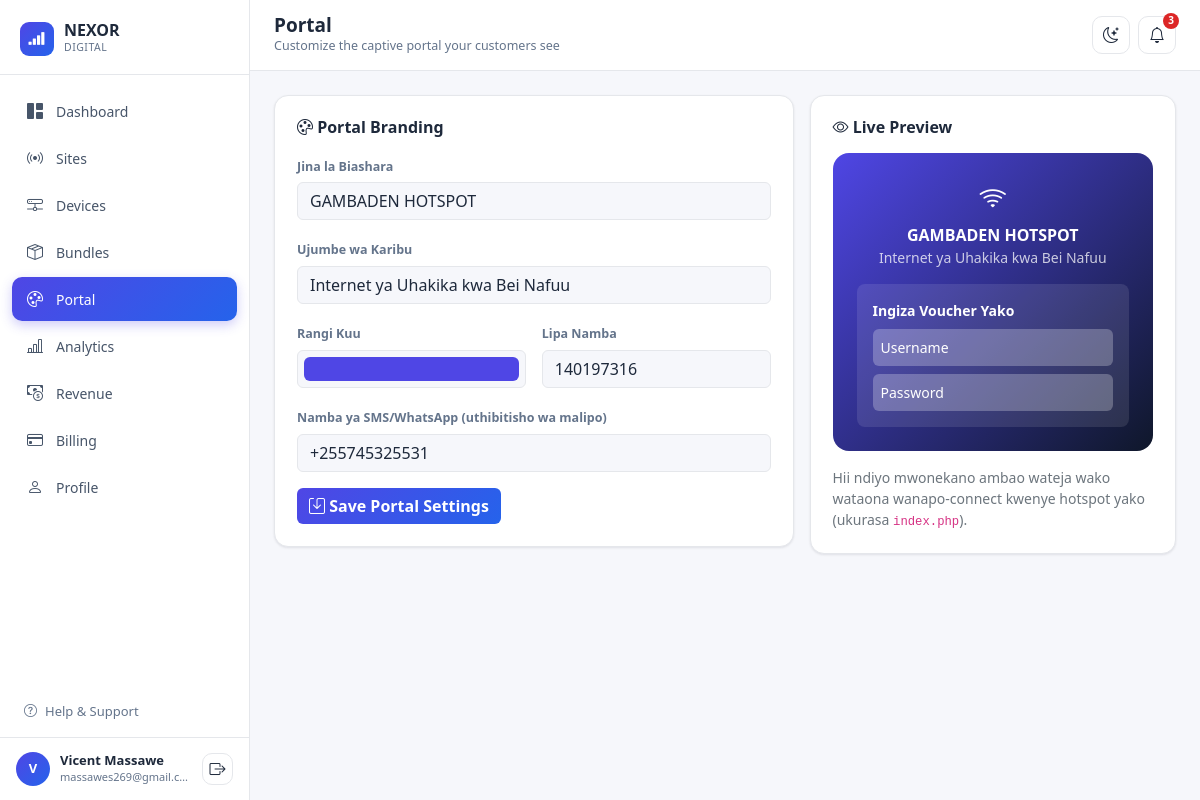
Screenshot of /admin.php?page=portal (signed in) with the database file from the repository.
### tables this page shows
CREATE TABLE IF NOT EXISTS users (
  id             INT AUTO_INCREMENT PRIMARY KEY,
  username       VARCHAR(50)  NOT NULL UNIQUE,
  password_hash  VARCHAR(255) NOT NULL,
  first_name     VARCHAR(100) NOT NULL DEFAULT '',
  last_name      VARCHAR(100) NOT NULL DEFAULT '',
  email          VARCHAR(150) NOT NULL,
  phone          VARCHAR(30)  DEFAULT '',
  account_type   VARCHAR(50)  DEFAULT 'Customer Account',
  member_since   DATE         DEFAULT NULL,
  bank_name      VARCHAR(50)  DEFAULT '',
  account_number VARCHAR(50)  DEFAULT '',
  plan           VARCHAR(50)  DEFAULT 'Free',
  plan_price     INT          DEFAULT 0,
  billing_cycle  VARCHAR(20)  DEFAULT 'Monthly',
  next_renewal   DATE         DEFAULT NULL,
  created_at     TIMESTAMP    DEFAULT CURRENT_TIMESTAMP
);

CREATE TABLE IF NOT EXISTS portal_settings (
  id            INT PRIMARY KEY DEFAULT 1,
  business_name VARCHAR(150) DEFAULT 'GAMBADEN HOTSPOT',
  welcome_text  VARCHAR(255) DEFAULT 'Internet ya Uhakika kwa Bei Nafuu',
  primary_color VARCHAR(10)  DEFAULT '#4f46e5',
  lipa_number   VARCHAR(30)  DEFAULT '140197316',
  contact_phone VARCHAR(30)  DEFAULT '+255745325531'
);

### admin.php (called while the page is built, shortened)
<?php
require __DIR__ . '/includes/config.php';
$page = $_GET['page'] ?? 'dashboard';
$data = load_app_data();
require __DIR__ . '/includes/layout_top.php';
require __DIR__ . "/pages/{$page}.php";
require __DIR__ . '/includes/layout_bottom.php';

### includes/config.php (called while the page is built, shortened)
<?php
function current_user_id(): int {
    return (int) ($_SESSION['user_id'] ?? 1);
}
function load_app_data(): array {
    $pdo = db();
    $userId = current_user_id();
    $profile = $pdo->prepare('SELECT * FROM users WHERE id = ?');
    $profile->execute([$userId]);
    $user = $profile->fetch() ?: [];
    $sites = $pdo->query(
        'SELECT s.*, COUNT(d.id) AS device_count
           FROM sites s
           LEFT JOIN devices d ON d.site_id = s.id
          GROUP BY s.id
          ORDER BY s.id'
    )->fetchAll();
    $devices = $pdo->query('SELECT * FROM devices ORDER BY id')->fetchAll();
    $bundles = $pdo->query(
        "SELECT b.*,
                COALESCE(m.qty, 0) AS sales_month,
                COALESCE(m.revenue, 0) AS revenue_month
           FROM bundles b
           LEFT JOIN (
                SELECT bundle_id, SUM(quantity) AS qty, SUM(amount) AS revenue
                  FROM sales
                 WHERE YEAR(sold_at) = YEAR(CURDATE()) AND MONTH(sold_at) = MONTH(CURDATE())
                 GROUP BY bundle_id
           ) m ON m.bundle_id = b.id
          ORDER BY b.id"
    )->fetchAll();
    $invoices = $pdo->query('SELECT * FROM billing_invoices ORDER BY invoice_date DESC')->fetchAll();
    $portalStmt = $pdo->query('SELECT * FROM portal_settings WHERE id = 1');
    $portal = $portalStmt->fetch() ?: [
        'business_name' => 'GAMBADEN HOTSPOT',
        'welcome_text'  => 'Internet ya Uhakika kwa Bei Nafuu',
        'primary_color' => '#4f46e5',
        'lipa_number'   => '140197316',
        'contact_phone' => '+255745325531',
    ];
    return [
        'sites' => $sites,
        'devices' => $devices,
        'bundles' => $bundles,
        'portal' => $portal,
        'profile' => [
            'first_name' => $user['first_name'] ?? '',
            'last_name'  => $user['last_name'] ?? '',
            'email'      => $user['email'] ?? '',
            'phone'      => $user['phone'] ?? '',
            'account_type' => $user['account_type'] ?? 'Customer Account',
            'member_since' => !empty($user['member_since']) ? date('d M Y', strtotime($user['member_since'])) : '',
            'bank_name'    => $user['bank_name'] ?? '',
            'account_number' => $user['account_number'] ?? '',
        ],
        'billing' => [
            'plan'         => $user['plan'] ?? 'Free',
            'price'        => (int) ($user['plan_price'] ?? 0),
            'cycle'        => $user['billing_cycle'] ?? 'Monthly',
            'next_renewal' => !empty($user['next_renewal']) ? date('d M Y', strtotime($user['next_renewal'])) : '',
            'invoices'     => array_map(fn($inv) => [
                'id' => $inv['invoice_no'],
                'date' => date('d M Y', strtotime($inv['invoice_date'])),
                'amount' => (int) $inv['amount'],
                'status' => $inv['status'],
            ], $invoices),
        ],
    ];
}

### pages/portal.php (the view, shortened to what this page needs)
<?php if (!defined('NEXOR_APP')) { http_response_code(403); exit; }
$portal = $data['portal'];
?>
<div class="row g-3">
  <div class="col-lg-7">
    <div class="nx-card nx-card-body">
      <h6 class="fw-bold mb-3"><i class="bi bi-palette"></i> Portal Branding</h6>
      <form method="POST">
        <div class="mb-3">
          <label class="nx-form-label">Jina la Biashara</label>
          <input type="text" name="business_name" class="form-control" value="<?= htmlspecialchars($portal['business_name']) ?>" required>
        </div>
        <div class="mb-3">
          <label class="nx-form-label">Ujumbe wa Karibu</label>
          <input type="text" name="welcome_text" class="form-control" value="<?= htmlspecialchars($portal['welcome_text']) ?>">
        </div>
        <div class="row g-3 mb-3">
          <div class="col-6">
            <label class="nx-form-label">Rangi Kuu</label>
            <input type="color" name="primary_color" class="form-control form-control-color w-100" value="<?= htmlspecialchars($portal['primary_color']) ?>">
          </div>
          <div class="col-6">
            <label class="nx-form-label">Lipa Namba</label>
            <input type="text" name="lipa_number" class="form-control" value="<?= htmlspecialchars($portal['lipa_number']) ?>">
          </div>
        </div>
        <div class="mb-3">
          <label class="nx-form-label">Namba ya SMS/WhatsApp (uthibitisho wa malipo)</label>
          <input type="text" name="contact_phone" class="form-control" placeholder="+255745325531" value="<?= htmlspecialchars($portal['contact_phone'] ?? '') ?>">
        </div>
        <button type="submit" class="btn btn-nx-primary"><i class="bi bi-save"></i> Save Portal Settings</button>
      </form>
    </div>
  </div>
  <div class="col-lg-5">
    <div class="nx-card nx-card-body">
      <h6 class="fw-bold mb-3"><i class="bi bi-eye"></i> Live Preview</h6>
      <div class="rounded-4 p-4 text-center text-white" style="background:linear-gradient(135deg,<?= htmlspecialchars($portal['primary_color']) ?>,#0f172a);">
        <div class="fs-3 mb-1"><i class="bi bi-wifi"></i></div>
        <div class="fw-bold"><?= htmlspecialchars($portal['business_name']) ?></div>
        <div class="small opacity-75 mb-3"><?= htmlspecialchars($portal['welcome_text']) ?></div>
        <div class="bg-white bg-opacity-10 rounded-3 p-3 text-start small">
          <div class="mb-2 fw-semibold">Ingiza Voucher Yako</div>
          <div class="bg-white bg-opacity-25 rounded-2 p-2 mb-2">Username</div>
          <div class="bg-white bg-opacity-25 rounded-2 p-2">Password</div>
        </div>
      </div>
      <div class="text-secondary small mt-3">
        Hii ndiyo mwonekano ambao wateja wako wataona wanapo-connect kwenye hotspot yako
        (ukurasa <code>index.php</code>).
      </div>
    </div>
  </div>
</div>

### includes/sidebar.php (shortened to what this page needs)
<aside class="nx-sidebar">
  <div class="nx-sidebar-brand">
    <div class="logo-mark"><i class="bi bi-reception-4"></i></div>
    <div>
      <div class="brand-name">NEXOR</div>
      <div class="brand-sub">DIGITAL</div>
    </div>
  </div>
  <nav class="nx-nav">
    <?php
    $nx_links = [
      'dashboard' => ['bi-grid-1x2-fill',   'Dashboard'],
      'sites'     => ['bi-broadcast',       'Sites'],
      'devices'   => ['bi-hdd-network',     'Devices'],
      'bundles'   => ['bi-box-seam',        'Bundles'],
      'portal'    => ['bi-palette',         'Portal'],
      'analytics' => ['bi-bar-chart-line',  'Analytics'],
      'revenue'   => ['bi-cash-coin',       'Revenue'],
      'billing'   => ['bi-credit-card',     'Billing'],
      'profile'   => ['bi-person',          'Profile'],
    ];
    foreach ($nx_links as $key => [$icon, $label]):
    ?>
    <a href="admin.php?page=<?= $key ?>" class="<?= $page === $key ? 'active' : '' ?>">
      <i class="bi <?= $icon ?>"></i> <?= $label ?>
    </a>
    <?php endforeach; ?>
  </nav>
  <div class="px-3 pb-2">
    <a href="#" class="d-flex align-items-center gap-2 px-2 py-2 text-decoration-none" style="color:var(--nx-muted);font-size:13px;">
      <i class="bi bi-question-circle"></i> Help &amp; Support
    </a>
  </div>
  <div class="nx-sidebar-footer">
    <div class="nx-avatar"><?= strtoupper(substr($data['profile']['first_name'], 0, 1)) ?></div>
    <div class="flex-grow-1 overflow-hidden">
      <div class="who text-truncate"><?= htmlspecialchars($data['profile']['first_name'] . ' ' . $data['profile']['last_name']) ?></div>
      <div class="email text-truncate"><?= htmlspecialchars($data['profile']['email']) ?></div>
    </div>
    <a href="logout.php" class="nx-icon-btn" title="Logout" style="width:32px;height:32px;">
      <i class="bi bi-box-arrow-right"></i>
    </a>
  </div>
</aside>

### assets/css/style.css (style rules this page uses)
:root { --nx-primary: #4f46e5; --nx-primary-dark: #4338ca; --nx-accent: #2563eb; --nx-bg: #f6f7fb; --nx-surface: #ffffff; --nx-border: #e5e7eb; --nx-text: #1e293b; --nx-muted: #64748b; --nx-sidebar-bg: #ffffff; --nx-sidebar-text: #475569; --nx-success: #16a34a; --nx-success-bg: #dcfce7; --nx-warning: #d97706; --nx-warning-bg: #fef3c7; --nx-danger: #dc2626; --nx-danger-bg: #fee2e2; --nx-shadow: 0 1px 3px rgba(15, 23, 42, .06), 0 1px 2px rgba(15, 23, 42, .04); }
body { background: var(--nx-bg); color: var(--nx-text); font-family: "Segoe UI", system-ui, -apple-system, sans-serif; }
a { color: var(--nx-accent); }
.nx-sidebar { width: 250px; flex-shrink: 0; background: var(--nx-sidebar-bg); border-right: 1px solid var(--nx-border); display: flex; flex-direction: column; transition: transform .2s ease; }
.nx-sidebar-brand { padding: 22px 20px 18px; display: flex; align-items: center; gap: 10px; border-bottom: 1px solid var(--nx-border); }
.nx-sidebar-brand .logo-mark { width: 34px; height: 34px; border-radius: 9px; background: linear-gradient(135deg, var(--nx-primary), var(--nx-accent)); display: flex; align-items: center; justify-content: center; color: #fff; font-weight: 800; font-size: 17px; flex-shrink: 0; }
.nx-sidebar-brand .brand-name { font-weight: 800; font-size: 16px; color: var(--nx-text); line-height: 1.1; }
.nx-sidebar-brand .brand-sub { font-size: 10.5px; color: var(--nx-muted); letter-spacing: .5px; }
.nx-nav { padding: 14px 12px; flex: 1; overflow-y: auto; }
.nx-nav a { display: flex; align-items: center; gap: 12px; padding: 10px 14px; border-radius: 10px; color: var(--nx-sidebar-text); text-decoration: none; font-size: 14px; font-weight: 500; margin-bottom: 3px; transition: background .15s, color .15s; }
.nx-nav a i { font-size: 16px; width: 18px; text-align: center; }
.nx-nav a.active { background: linear-gradient(135deg, var(--nx-primary), var(--nx-accent)); color: #fff; box-shadow: 0 4px 12px rgba(79, 70, 229, .28); }
.nx-sidebar-footer { padding: 14px 16px; border-top: 1px solid var(--nx-border); display: flex; align-items: center; gap: 10px; }
.nx-avatar { width: 34px; height: 34px; border-radius: 50%; background: linear-gradient(135deg, var(--nx-primary), var(--nx-accent)); color: #fff; font-weight: 700; font-size: 13px; display: flex; align-items: center; justify-content: center; flex-shrink: 0; }
.nx-sidebar-footer .who { font-size: 13px; font-weight: 600; color: var(--nx-text); line-height: 1.2; }
.nx-sidebar-footer .email { font-size: 11px; color: var(--nx-muted); }
.nx-icon-btn { width: 38px; height: 38px; border-radius: 10px; border: 1px solid var(--nx-border); background: var(--nx-surface); color: var(--nx-text); display: flex; align-items: center; justify-content: center; position: relative; }
.nx-card { background: var(--nx-surface); border: 1px solid var(--nx-border); border-radius: 14px; box-shadow: var(--nx-shadow); }
.nx-card-body { padding: 22px; }
.nx-form-label { font-size: 12.5px; font-weight: 600; color: var(--nx-muted); margin-bottom: 6px; }
.form-control, .form-select { background: var(--nx-bg); border: 1px solid var(--nx-border); color: var(--nx-text); }
.btn-nx-primary { background: linear-gradient(135deg, var(--nx-primary), var(--nx-accent)); border: none; color: #fff; font-weight: 600; }

### rows the page displays
users: first_name "V", first_name+last_name "Vicent Massawe", email "massawes269@gmail.c…"
portal_settings: business_name "GAMBADEN HOTSPOT", welcome_text "Internet ya Uhakika kwa Bei Nafuu", primary_color "#4f46e5", lipa_number "140197316", contact_phone "+255745325531"

### other values shown
$label "Dashboard"
$label "Sites"
$label "Devices"
$label "Bundles"
$label "Portal"
$label "Analytics"
$label "Revenue"
$label "Billing"
$label "Profile"
$pageTitle "Portal"
$pageSubtitle "Customize the captive portal your customers see"
